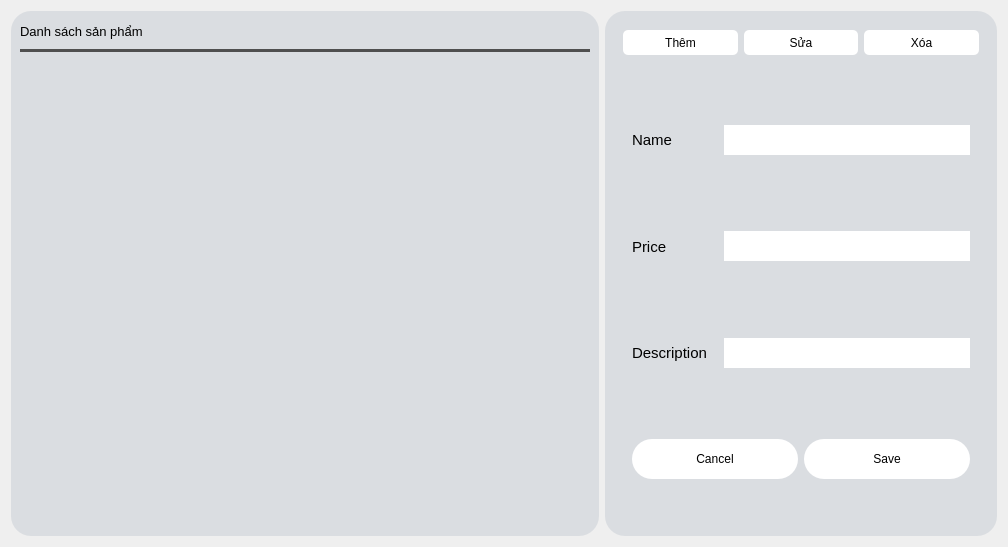
<?xml version="1.0" encoding="UTF-8"?>
<ui version="4.0">
 <class>product_tab</class>
 <widget class="QWidget" name="product_tab">
  <property name="geometry">
   <rect>
    <x>0</x>
    <y>0</y>
    <width>1008</width>
    <height>547</height>
   </rect>
  </property>
  <property name="windowTitle">
   <string>Form</string>
  </property>
  <layout class="QHBoxLayout" name="horizontalLayout" stretch="3,2">
   <item>
    <widget class="QFrame" name="list_product">
     <property name="sizePolicy">
      <sizepolicy hsizetype="Preferred" vsizetype="Preferred">
       <horstretch>0</horstretch>
       <verstretch>0</verstretch>
      </sizepolicy>
     </property>
     <property name="styleSheet">
      <string notr="true">border-radius: 20px;
background-color: rgb(218, 221, 225);</string>
     </property>
     <property name="frameShape">
      <enum>QFrame::StyledPanel</enum>
     </property>
     <property name="frameShadow">
      <enum>QFrame::Raised</enum>
     </property>
     <layout class="QVBoxLayout" name="verticalLayout_3">
      <item>
       <widget class="QLabel" name="list_staff_label">
        <property name="sizePolicy">
         <sizepolicy hsizetype="Preferred" vsizetype="Preferred">
          <horstretch>0</horstretch>
          <verstretch>1</verstretch>
         </sizepolicy>
        </property>
        <property name="font">
         <font>
          <pointsize>10</pointsize>
         </font>
        </property>
        <property name="text">
         <string>Danh sách sản phẩm</string>
        </property>
       </widget>
      </item>
      <item>
       <widget class="Line" name="line">
        <property name="font">
         <font>
          <pointsize>4</pointsize>
         </font>
        </property>
        <property name="styleSheet">
         <string notr="true">border-color: rgb(103, 103, 103);
background-color: rgb(79, 79, 79);</string>
        </property>
        <property name="orientation">
         <enum>Qt::Horizontal</enum>
        </property>
       </widget>
      </item>
      <item>
       <widget class="QScrollArea" name="scrollArea">
        <property name="sizePolicy">
         <sizepolicy hsizetype="Expanding" vsizetype="Expanding">
          <horstretch>0</horstretch>
          <verstretch>20</verstretch>
         </sizepolicy>
        </property>
        <property name="widgetResizable">
         <bool>true</bool>
        </property>
        <widget class="QWidget" name="scrollAreaWidgetContents">
         <property name="geometry">
          <rect>
           <x>0</x>
           <y>0</y>
           <width>565</width>
           <height>463</height>
          </rect>
         </property>
         <property name="font">
          <font>
           <pointsize>5</pointsize>
          </font>
         </property>
         <layout class="QGridLayout" name="gridLayout" rowstretch="0">
          <property name="leftMargin">
           <number>0</number>
          </property>
         </layout>
        </widget>
       </widget>
      </item>
     </layout>
    </widget>
   </item>
   <item>
    <widget class="QFrame" name="edit_view">
     <property name="sizePolicy">
      <sizepolicy hsizetype="Preferred" vsizetype="Preferred">
       <horstretch>0</horstretch>
       <verstretch>0</verstretch>
      </sizepolicy>
     </property>
     <property name="styleSheet">
      <string notr="true">border-radius: 20px;
background-color: rgb(218, 221, 225);</string>
     </property>
     <property name="frameShape">
      <enum>QFrame::StyledPanel</enum>
     </property>
     <property name="frameShadow">
      <enum>QFrame::Raised</enum>
     </property>
     <layout class="QVBoxLayout" name="verticalLayout">
      <item>
       <widget class="QWidget" name="widget_2" native="true">
        <property name="sizePolicy">
         <sizepolicy hsizetype="Preferred" vsizetype="Preferred">
          <horstretch>0</horstretch>
          <verstretch>1</verstretch>
         </sizepolicy>
        </property>
        <layout class="QHBoxLayout" name="horizontalLayout_3">
         <item>
          <widget class="QPushButton" name="button_add">
           <property name="minimumSize">
            <size>
             <width>0</width>
             <height>25</height>
            </size>
           </property>
           <property name="font">
            <font>
             <pointsize>9</pointsize>
            </font>
           </property>
           <property name="styleSheet">
            <string notr="true">background-color: rgb(255, 255, 255);
border-radius: 5px;</string>
           </property>
           <property name="text">
            <string>Thêm</string>
           </property>
          </widget>
         </item>
         <item>
          <widget class="QPushButton" name="button_edit">
           <property name="minimumSize">
            <size>
             <width>0</width>
             <height>25</height>
            </size>
           </property>
           <property name="font">
            <font>
             <pointsize>9</pointsize>
            </font>
           </property>
           <property name="styleSheet">
            <string notr="true">background-color: rgb(255, 255, 255);
border-radius: 5px;</string>
           </property>
           <property name="text">
            <string>Sửa</string>
           </property>
          </widget>
         </item>
         <item>
          <widget class="QPushButton" name="button_delete">
           <property name="minimumSize">
            <size>
             <width>0</width>
             <height>25</height>
            </size>
           </property>
           <property name="font">
            <font>
             <pointsize>9</pointsize>
            </font>
           </property>
           <property name="styleSheet">
            <string notr="true">background-color: rgb(255, 255, 255);
border-radius: 5px;</string>
           </property>
           <property name="text">
            <string>Xóa</string>
           </property>
          </widget>
         </item>
        </layout>
       </widget>
      </item>
      <item>
       <widget class="QWidget" name="widget" native="true">
        <property name="sizePolicy">
         <sizepolicy hsizetype="Preferred" vsizetype="Preferred">
          <horstretch>0</horstretch>
          <verstretch>10</verstretch>
         </sizepolicy>
        </property>
        <layout class="QVBoxLayout" name="verticalLayout_2">
         <item>
          <widget class="QStackedWidget" name="stackedWidget">
           <property name="currentIndex">
            <number>1</number>
           </property>
           <widget class="QWidget" name="detail_page">
            <layout class="QHBoxLayout" name="horizontalLayout_13">
             <item>
              <layout class="QFormLayout" name="formLayout">
               <property name="horizontalSpacing">
                <number>10</number>
               </property>
               <property name="verticalSpacing">
                <number>20</number>
               </property>
               <property name="leftMargin">
                <number>10</number>
               </property>
               <property name="topMargin">
                <number>10</number>
               </property>
               <property name="rightMargin">
                <number>10</number>
               </property>
               <property name="bottomMargin">
                <number>10</number>
               </property>
               <item row="0" column="0">
                <widget class="QLabel" name="name_lb">
                 <property name="font">
                  <font>
                   <pointsize>10</pointsize>
                  </font>
                 </property>
                 <property name="text">
                  <string>Product Name</string>
                 </property>
                 <property name="wordWrap">
                  <bool>true</bool>
                 </property>
                </widget>
               </item>
               <item row="0" column="1">
                <widget class="QLabel" name="name_ct">
                 <property name="font">
                  <font>
                   <pointsize>10</pointsize>
                  </font>
                 </property>
                 <property name="text">
                  <string/>
                 </property>
                 <property name="wordWrap">
                  <bool>true</bool>
                 </property>
                </widget>
               </item>
               <item row="1" column="0">
                <widget class="QLabel" name="price_lb">
                 <property name="font">
                  <font>
                   <pointsize>10</pointsize>
                  </font>
                 </property>
                 <property name="text">
                  <string>Price</string>
                 </property>
                 <property name="wordWrap">
                  <bool>true</bool>
                 </property>
                </widget>
               </item>
               <item row="1" column="1">
                <widget class="QLabel" name="price_ct">
                 <property name="font">
                  <font>
                   <pointsize>10</pointsize>
                  </font>
                 </property>
                 <property name="text">
                  <string/>
                 </property>
                 <property name="wordWrap">
                  <bool>true</bool>
                 </property>
                </widget>
               </item>
               <item row="2" column="0">
                <widget class="QLabel" name="des_lb">
                 <property name="font">
                  <font>
                   <pointsize>10</pointsize>
                  </font>
                 </property>
                 <property name="text">
                  <string>Description</string>
                 </property>
                 <property name="wordWrap">
                  <bool>true</bool>
                 </property>
                </widget>
               </item>
               <item row="2" column="1">
                <widget class="QLabel" name="des_ct">
                 <property name="font">
                  <font>
                   <pointsize>10</pointsize>
                  </font>
                 </property>
                 <property name="text">
                  <string/>
                 </property>
                 <property name="wordWrap">
                  <bool>true</bool>
                 </property>
                </widget>
               </item>
              </layout>
             </item>
            </layout>
           </widget>
           <widget class="QWidget" name="edit_page">
            <layout class="QVBoxLayout" name="verticalLayout_4">
             <item>
              <widget class="QFrame" name="field1_name">
               <property name="frameShape">
                <enum>QFrame::StyledPanel</enum>
               </property>
               <property name="frameShadow">
                <enum>QFrame::Raised</enum>
               </property>
               <layout class="QHBoxLayout" name="horizontalLayout_2" stretch="1,3">
                <property name="spacing">
                 <number>10</number>
                </property>
                <property name="leftMargin">
                 <number>0</number>
                </property>
                <property name="topMargin">
                 <number>0</number>
                </property>
                <property name="rightMargin">
                 <number>0</number>
                </property>
                <property name="bottomMargin">
                 <number>0</number>
                </property>
                <item>
                 <widget class="QLabel" name="name_label">
                  <property name="font">
                   <font>
                    <pointsize>11</pointsize>
                   </font>
                  </property>
                  <property name="text">
                   <string>Name</string>
                  </property>
                 </widget>
                </item>
                <item>
                 <widget class="QLineEdit" name="name_field">
                  <property name="minimumSize">
                   <size>
                    <width>0</width>
                    <height>30</height>
                   </size>
                  </property>
                  <property name="font">
                   <font>
                    <pointsize>10</pointsize>
                   </font>
                  </property>
                  <property name="styleSheet">
                   <string notr="true">background-color: rgb(255, 255, 255);</string>
                  </property>
                 </widget>
                </item>
               </layout>
              </widget>
             </item>
             <item>
              <widget class="QFrame" name="field2_price">
               <property name="frameShape">
                <enum>QFrame::StyledPanel</enum>
               </property>
               <property name="frameShadow">
                <enum>QFrame::Raised</enum>
               </property>
               <layout class="QHBoxLayout" name="horizontalLayout_4" stretch="1,3">
                <property name="spacing">
                 <number>10</number>
                </property>
                <property name="leftMargin">
                 <number>0</number>
                </property>
                <property name="topMargin">
                 <number>0</number>
                </property>
                <property name="rightMargin">
                 <number>0</number>
                </property>
                <property name="bottomMargin">
                 <number>0</number>
                </property>
                <item>
                 <widget class="QLabel" name="address_label">
                  <property name="font">
                   <font>
                    <pointsize>11</pointsize>
                   </font>
                  </property>
                  <property name="text">
                   <string>Price</string>
                  </property>
                 </widget>
                </item>
                <item>
                 <widget class="QLineEdit" name="price_field">
                  <property name="minimumSize">
                   <size>
                    <width>0</width>
                    <height>30</height>
                   </size>
                  </property>
                  <property name="font">
                   <font>
                    <pointsize>10</pointsize>
                   </font>
                  </property>
                  <property name="styleSheet">
                   <string notr="true">background-color: rgb(255, 255, 255);</string>
                  </property>
                 </widget>
                </item>
               </layout>
              </widget>
             </item>
             <item>
              <widget class="QFrame" name="field3_des">
               <property name="frameShape">
                <enum>QFrame::StyledPanel</enum>
               </property>
               <property name="frameShadow">
                <enum>QFrame::Raised</enum>
               </property>
               <layout class="QHBoxLayout" name="horizontalLayout_5" stretch="1,3">
                <property name="spacing">
                 <number>10</number>
                </property>
                <property name="leftMargin">
                 <number>0</number>
                </property>
                <property name="topMargin">
                 <number>0</number>
                </property>
                <property name="rightMargin">
                 <number>0</number>
                </property>
                <property name="bottomMargin">
                 <number>0</number>
                </property>
                <item>
                 <widget class="QLabel" name="des_field_2">
                  <property name="font">
                   <font>
                    <pointsize>11</pointsize>
                   </font>
                  </property>
                  <property name="text">
                   <string>Description</string>
                  </property>
                 </widget>
                </item>
                <item>
                 <widget class="QLineEdit" name="des_field">
                  <property name="minimumSize">
                   <size>
                    <width>0</width>
                    <height>30</height>
                   </size>
                  </property>
                  <property name="font">
                   <font>
                    <pointsize>10</pointsize>
                   </font>
                  </property>
                  <property name="styleSheet">
                   <string notr="true">background-color: rgb(255, 255, 255);</string>
                  </property>
                 </widget>
                </item>
               </layout>
              </widget>
             </item>
             <item>
              <widget class="QFrame" name="field10_state">
               <property name="frameShape">
                <enum>QFrame::StyledPanel</enum>
               </property>
               <property name="frameShadow">
                <enum>QFrame::Raised</enum>
               </property>
               <layout class="QHBoxLayout" name="horizontalLayout_12">
                <property name="leftMargin">
                 <number>0</number>
                </property>
                <property name="rightMargin">
                 <number>0</number>
                </property>
                <item>
                 <widget class="QPushButton" name="button_cancel">
                  <property name="minimumSize">
                   <size>
                    <width>0</width>
                    <height>40</height>
                   </size>
                  </property>
                  <property name="styleSheet">
                   <string notr="true">background-color: rgb(255, 255, 255);
</string>
                  </property>
                  <property name="text">
                   <string>Cancel</string>
                  </property>
                 </widget>
                </item>
                <item>
                 <widget class="QPushButton" name="button_save">
                  <property name="minimumSize">
                   <size>
                    <width>0</width>
                    <height>40</height>
                   </size>
                  </property>
                  <property name="styleSheet">
                   <string notr="true">background-color: rgb(255, 255, 255);
</string>
                  </property>
                  <property name="text">
                   <string>Save</string>
                  </property>
                 </widget>
                </item>
               </layout>
              </widget>
             </item>
            </layout>
           </widget>
          </widget>
         </item>
        </layout>
       </widget>
      </item>
     </layout>
    </widget>
   </item>
  </layout>
 </widget>
 <resources/>
 <connections/>
</ui>
